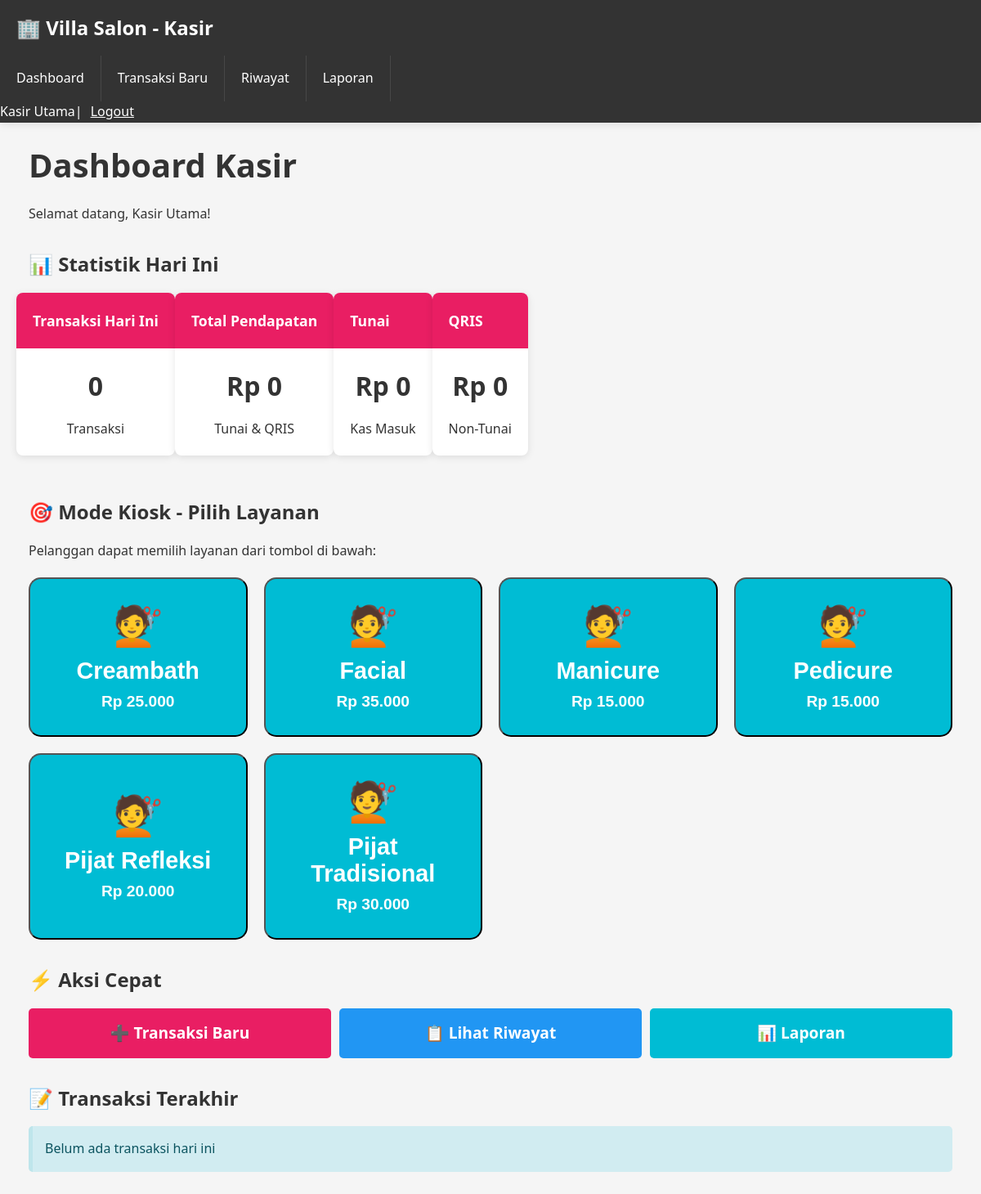
The page /pages/kasir/dashboard.php (signed in) on the database its author committed.
### tables this page shows
CREATE TABLE services (
    id INT PRIMARY KEY AUTO_INCREMENT,
    name VARCHAR(100) NOT NULL,
    description TEXT,
    fee DECIMAL(10, 2) NOT NULL,
    duration_minutes INT DEFAULT 30,
    status ENUM('active', 'inactive') DEFAULT 'active',
    created_at TIMESTAMP DEFAULT CURRENT_TIMESTAMP,
    updated_at TIMESTAMP DEFAULT CURRENT_TIMESTAMP ON UPDATE CURRENT_TIMESTAMP
);

### includes/session.php (called while the page is built, shortened)
<?php
function get_session($key, $default = null) {
    return isset($_SESSION[$key]) ? $_SESSION[$key] : $default;
}
function get_current_user_name() {
    return get_session('user_name');
}
?>

### includes/functions.php (called while the page is built, shortened)
<?php
function format_currency($amount) {
    return 'Rp ' . number_format($amount, 0, ',', '.');
}
function get_services() {
    $query = "SELECT * FROM services WHERE status = 'active' ORDER BY name ASC";
    return query_select($query);
}
function get_today_transactions() {
    $today = date('Y-m-d');
    $query = "SELECT t.*, u.name as therapist_name, s.name as service_name
              FROM transactions t
              JOIN users u ON t.therapist_id = u.id
              JOIN services s ON t.service_id = s.id
              WHERE DATE(t.transaction_date) = ?
              ORDER BY t.created_at DESC";
    return query_select($query, [$today]);
}
?>

### config/db.php (called while the page is built, shortened)
<?php
$db_host = DB_HOST;
$db_user = DB_USER;
$db_pass = DB_PASS;
$db_name = DB_NAME;
$db_port = DB_PORT;
$connection = new mysqli($db_host, $db_user, $db_pass, $db_name, $db_port);
$connection->set_charset("utf8mb4");
function query_select($query, $params = []) {
    global $connection;
    $stmt = $connection->prepare($query);
    if (!empty($params)) {
        $types = '';
        foreach ($params as $param) {
            if (is_int($param)) $types .= 'i';
            elseif (is_float($param)) $types .= 'd';
            else $types .= 's';
        }
        $stmt->bind_param($types, ...$params);
    }
    $stmt->execute();
    $result = $stmt->get_result();
    $data = [];
    while ($row = $result->fetch_assoc()) {
        $data[] = $row;
    }
    return $data;
}
?>

### pages/kasir/dashboard.php (the view, shortened to what this page needs)
<?php
$today_transactions = get_today_transactions();
$services = get_services();
$total_transaction_today = count($today_transactions);
$total_income_today = 0;
$cash_today = 0;
$qris_today = 0;
?>
<!DOCTYPE html>
<html lang="id">
<head>
    <link rel="stylesheet" href="../../public/css/style.css">
</head>
<body>
    <nav class="navbar">
        <div class="navbar-brand">🏢 Villa Salon - Kasir</div>
        <ul class="navbar-menu">
            <li><a href="dashboard.php">Dashboard</a></li>
            <li><a href="transaction.php">Transaksi Baru</a></li>
            <li><a href="history.php">Riwayat</a></li>
            <li><a href="report.php">Laporan</a></li>
        </ul>
        <div class="navbar-user">
            <span><?php echo get_current_user_name(); ?></span> |
            <a href="../logout.php" style="color: white; margin-left: 10px;">Logout</a>
        </div>
    </nav>
    <div class="main-layout">
        <div class="content">
            <div class="container">
                <h1>Dashboard Kasir</h1>
                <p>Selamat datang, <?php echo get_current_user_name(); ?>!</p>
                <h3 style="margin-top: 30px;">📊 Statistik Hari Ini</h3>
                <div class="row">
                    <div class="col-3">
                        <div class="card">
                            <div class="card-header">Transaksi Hari Ini</div>
                            <div class="card-body text-center">
                                <h2><?php echo $total_transaction_today; ?></h2>
                                <p>Transaksi</p>
                            </div>
                        </div>
                    </div>
                    <div class="col-3">
                        <div class="card">
                            <div class="card-header">Total Pendapatan</div>
                            <div class="card-body text-center">
                                <h2><?php echo format_currency($total_income_today); ?></h2>
                                <p>Tunai & QRIS</p>
                            </div>
                        </div>
                    </div>
                    <div class="col-3">
                        <div class="card">
                            <div class="card-header">Tunai</div>
                            <div class="card-body text-center">
                                <h2><?php echo format_currency($cash_today); ?></h2>
                                <p>Kas Masuk</p>
                            </div>
                        </div>
                    </div>
                    <div class="col-3">
                        <div class="card">
                            <div class="card-header">QRIS</div>
                            <div class="card-body text-center">
                                <h2><?php echo format_currency($qris_today); ?></h2>
                                <p>Non-Tunai</p>
                            </div>
                        </div>
                    </div>
                </div>
                <h3 style="margin-top: 30px;">🎯 Mode Kiosk - Pilih Layanan</h3>
                <p>Pelanggan dapat memilih layanan dari tombol di bawah:</p>
                <div class="kiosk-grid">
                    <?php foreach ($services as $service): ?>
                        <button class="kiosk-btn btn-info" onclick="selectService(<?php echo $service['id']; ?>, '<?php echo $service['name']; ?>', <?php echo $service['fee']; ?>)">
                            <div class="icon">💇</div>
                            <strong><?php echo $service['name']; ?></strong>
                            <div style="font-size: 1.2rem; margin-top: 10px;">
                                <?php echo format_currency($service['fee']); ?>
                            </div>
                        </button>
                    <?php endforeach; ?>
                </div>
                <h3 style="margin-top: 30px;">⚡ Aksi Cepat</h3>
                <div class="btn-group">
                    <a href="transaction.php" class="btn btn-primary btn-lg" style="flex: 1;">
                        ➕ Transaksi Baru
                    </a>
                    <a href="history.php" class="btn btn-secondary btn-lg" style="flex: 1;">
                        📋 Lihat Riwayat
                    </a>
                    <a href="report.php" class="btn btn-info btn-lg" style="flex: 1;">
                        📊 Laporan
                    </a>
                </div>
                <h3 style="margin-top: 30px;">📝 Transaksi Terakhir</h3>
                <?php if (!empty($today_transactions)): ?>
                    <div class="card">
                        <table class="table">
                            <thead>
                                <tr>
                                    <th>Jam</th>
                                    <th>Layanan</th>
                                    <th>Terapis</th>
                                    <th>Biaya</th>
                                    <th>Metode</th>
                                    <th>Status</th>
                                </tr>
                            </thead>
                            <tbody>
                                <?php
                                $limit = array_slice($today_transactions, 0, 5);
                                foreach ($limit as $trans):
                                ?>
                                    <tr>
                                        <td><?php echo date('H:i', strtotime($trans['created_at'])); ?></td>
                                        <td><?php echo $trans['service_name']; ?></td>
                                        <td><?php echo $trans['therapist_name']; ?></td>
                                        <td><?php echo format_currency($trans['fee']); ?></td>
                                        <td>
                                            <span class="badge <?php echo $trans['payment_method'] === 'cash' ? 'badge-warning' : 'badge-info'; ?>">
                                                <?php echo strtoupper($trans['payment_method']); ?>
                                            </span>
                                        </td>
                                        <td>
                                            <span class="badge <?php echo $trans['status'] === 'completed' ? 'badge-success' : 'badge-warning'; ?>">
                                                <?php echo strtoupper($trans['status']); ?>
                                            </span>
                                        </td>
                                    </tr>
                                <?php endforeach; ?>
                            </tbody>
                        </table>
                    </div>
                <?php else: ?>
                    <div class="alert alert-info">Belum ada transaksi hari ini</div>
                <?php endif; ?>
            </div>
        </div>
    </div>
</body>
</html>

### public/css/style.css (style rules this page uses)
* { margin: 0; padding: 0; box-sizing: border-box; }
:root { --primary-color: #e91e63; --secondary-color: #2196f3; --success-color: #4caf50; --warning-color: #ff9800; --danger-color: #f44336; --info-color: #00bcd4; --dark-color: #333; --light-color: #f5f5f5; --border-color: #ddd; --shadow: 0 2px 10px rgba(0,0,0,0.1); }
body { font-family: 'Segoe UI', Tahoma, Geneva, Verdana, sans-serif; background-color: var(--light-color); color: var(--dark-color); line-height: 1.6; }
h1, h2, h3, h4, h5, h6 { font-weight: 600; margin-bottom: 15px; }
h1 { font-size: 2.5rem; }
h2 { font-size: 2rem; }
h3 { font-size: 1.5rem; }
.container { max-width: 1200px; margin: 0 auto; padding: 0 15px; }
.row { display: flex; flex-wrap: wrap; margin-right: -15px; margin-left: -15px; }
.col-3 { max-width: 25%; }
.btn { display: inline-block; padding: 10px 20px; border: none; border-radius: 5px; font-size: 1rem; cursor: pointer; transition: all 0.3s ease; text-align: center; text-decoration: none; font-weight: 600; }
.btn-primary { background-color: var(--primary-color); color: white; }
.btn-secondary { background-color: var(--secondary-color); color: white; }
.btn-info { background-color: var(--info-color); color: white; }
.btn-lg { padding: 15px 40px; font-size: 1.2rem; }
.btn-group { display: flex; gap: 10px; }
.btn-group .btn { flex: 1; }
.kiosk-btn { padding: 30px; font-size: 1.8rem; font-weight: bold; border-radius: 15px; min-height: 150px; display: flex; align-items: center; justify-content: center; flex-direction: column; text-align: center; cursor: pointer; transition: all 0.3s ease; }
.kiosk-btn .icon { font-size: 3rem; margin-bottom: 10px; }
.kiosk-grid { display: grid; grid-template-columns: repeat(auto-fit, minmax(250px, 1fr)); gap: 20px; margin: 20px 0; }
.alert { padding: 15px; margin-bottom: 20px; border-radius: 5px; border-left: 5px solid; }
.alert-info { background-color: #d1ecf1; color: #0c5460; border-color: #bee5eb; }
.card { background-color: white; border-radius: 8px; box-shadow: var(--shadow); overflow: hidden; margin-bottom: 20px; }
.card-header { padding: 20px; background-color: var(--primary-color); color: white; font-weight: 600; font-size: 1.1rem; }
.card-body { padding: 20px; }
.navbar { background-color: var(--dark-color); color: white; padding: 0; box-shadow: var(--shadow); }
.navbar-brand { font-size: 1.5rem; font-weight: bold; padding: 15px 20px; display: inline-block; }
.navbar-menu { display: flex; list-style: none; margin: 0; padding: 0; }
.navbar-menu li { border-right: 1px solid rgba(255,255,255,0.1); }
.navbar-menu a { display: block; padding: 15px 20px; color: white; text-decoration: none; transition: background-color 0.3s ease; }
.navbar-user { margin-left: auto; display: flex; align-items: center; padding-right: 20px; }
.main-layout { display: flex; min-height: 100vh; flex-direction: column; }
.content { flex: 1; padding: 20px; }
.text-center { text-align: center; }

### rows shown on the page
services: name "Creambath", fee "Rp 25.000"
services: name "Facial", fee "Rp 35.000"
services: name "Manicure", fee "Rp 15.000"
services: name "Pedicure", fee "Rp 15.000"
services: name "Pijat Refleksi", fee "Rp 20.000"
services: name "Pijat Tradisional", fee "Rp 30.000"

### other values the page prints
get_current_user_name() "Kasir Utama"
$total_transaction_today "0"
format_currency($total_income_today) "Rp 0"
format_currency($cash_today) "Rp 0"
format_currency($qris_today) "Rp 0"
